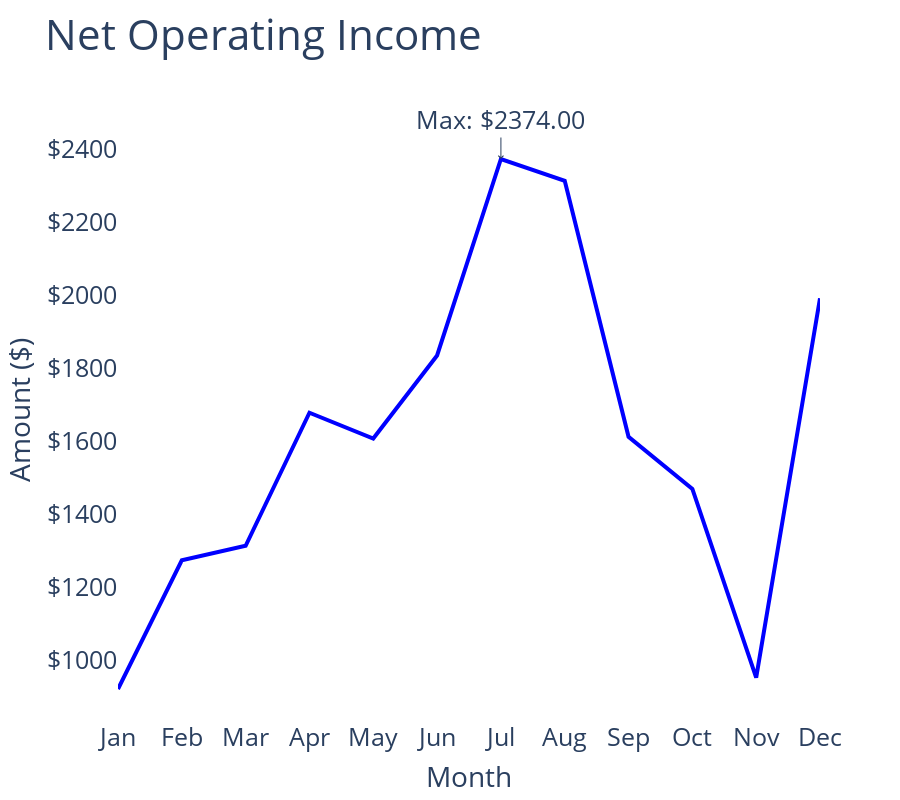

Notebook cell for this chart:
### Code cell
# Создание графика для Net Operating Income (Creating a plot for Net Operating Income)
fig = go.Figure()

# Adding the data
fig.add_trace(
    go.Scatter(
        x=seasonality_df.index, 
        y=seasonality_df['monthly_net_operating_income'], 
        mode='lines', 
        line=dict(color='blue', width=4),  # Increased line width for bolder appearance
        name='Net Operating Income',
    )
)

# Вычисление максимального значения (Calculating the max value)
max_value = seasonality_df['monthly_net_operating_income'].max()
max_value_month = seasonality_df['monthly_net_operating_income'].idxmax()

# Настройка параметров графика (Adjusting plot parameters)
fig.update_layout(
    title="Net Operating Income",
    title_font=dict(size=42, family="Open Sans, sans-serif"), # Increased font size for the title
    plot_bgcolor='white',
    paper_bgcolor='white',
    xaxis_title="Month",
    xaxis_showgrid=False,
    xaxis_title_font=dict(size=28), # Increased font size for the x-axis title
    xaxis_tickfont=dict(size=25),  # Increased font size for the x-axis ticks
    yaxis_title="Amount ($)",
    yaxis_tickprefix="$",
    yaxis_showgrid=False,
    yaxis_title_font=dict(size=28), # Increased font size for the y-axis title
    yaxis_tickfont=dict(size=25),  # Increased font size for the y-axis ticks
    height=800
)

# Highlighting the max value
fig.add_annotation(
    text=f"Max: ${max_value:.2f}",
    x=max_value_month,
    y=max_value,
    showarrow=True,
    arrowhead=4,
    ax=0,
    ay=-40,
    font=dict(size=25)  # Increased font size for the annotation
)

fig.show()

### Figure 1 — Plotly figure (JSON) as saved in the notebook; plotly's stock layout.template omitted (floating-point values rounded to 4 significant figures)
{"data": [{"line": {"color": "blue", "width": 4}, "mode": "lines", "name": "Net Operating Income", "type": "scatter", "x": ["Jan", "Feb", "Mar", "Apr", "May", "Jun", "Jul", "Aug", "Sep", "Oct", "Nov", "Dec"], "y": [920, 1273, 1313, 1678, 1607, 1835, 2374, 2314, 1612, 1469, 951, 1992]}], "layout": {"annotations": [{"arrowhead": 4, "ax": 0, "ay": -40, "font": {"size": 25}, "showarrow": true, "text": "Max: $2374.00", "x": "Jul", "y": 2374}], "height": 800, "paper_bgcolor": "white", "plot_bgcolor": "white", "title": {"font": {"family": "Open Sans, sans-serif", "size": 42}, "text": "Net Operating Income"}, "xaxis": {"showgrid": false, "tickfont": {"size": 25}, "title": {"font": {"size": 28}, "text": "Month"}}, "yaxis": {"showgrid": false, "tickfont": {"size": 25}, "tickprefix": "$", "title": {"font": {"size": 28}, "text": "Amount ($)"}}}}
